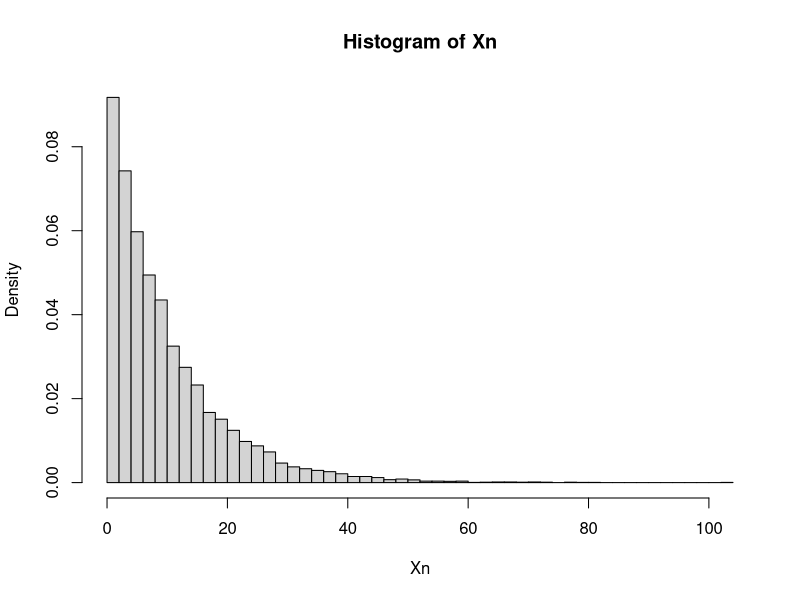

Reproduce this figure in R.
# 5.13
# Simplified example. No assumptions are made on Z except
# that it is nonnegative, so it should work on any
# nonnegative distribution, such as Z_i~U(0,1).
# or |Z_i| of Z_i~N(mu, sigma^2) 
NSIM = 1000
n = 10000
Zi = matrix(runif(NSIM*n), ncol = n)
# Zi = matrix(abs(rnorm(NSIM*n, mean=3, sd = 2)), ncol = n)

# Each column i corresponds to Z_i
Xn = rep(0, n)
for (i in 1:n) {
  Xn[i] = n*min(Zi[1:NSIM, i])
} 
hist(Xn, breaks=40, prob = TRUE)
